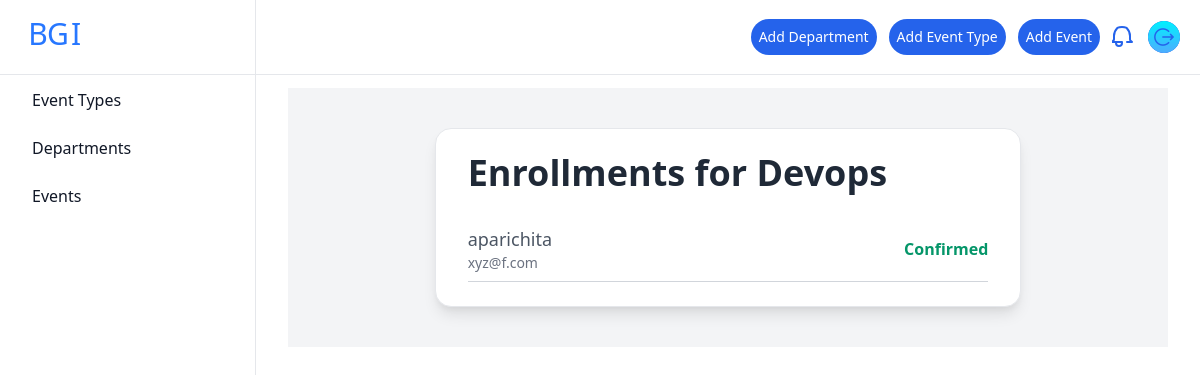
The app's page /app/event/f144ef20/enrollments/ (signed in) with its own data.
### event_app/models.py (models this page shows, shortened)
class Event(models.Model):
    event_id = models.CharField(max_length=8, unique=True, editable=False, default='')
    name = models.CharField(max_length=200)
    event_type = models.ForeignKey(EventType, on_delete=models.CASCADE)
    start_date = models.DateTimeField()
    end_date = models.DateTimeField()
    organized_by = models.ForeignKey(Department, on_delete=models.CASCADE)
    incharge = models.ForeignKey(User, on_delete=models.CASCADE)
    description = models.TextField()
    venue = models.CharField(max_length=255)

class Enrollment(models.Model):
    user = models.ForeignKey(User, on_delete=models.CASCADE)
    event = models.ForeignKey(Event, on_delete=models.CASCADE)
    is_confirmed = models.BooleanField(default=False)

### event_app/views.py (the view)
# urls.py: path('event/<str:event_id>/enrollments/', views.EventEnrollmentsView.as_view(), name='event_enrollments'),
class EventEnrollmentsView(View):
    def get(self, request, event_id):
        notifications = Notification.objects.filter(user=request.user).order_by('-created_at')
        event = get_object_or_404(Event, event_id=event_id)
        enrollments = Enrollment.objects.filter(event=event)
        context = {
            'event': event,
            'enrollments': enrollments,
            'notifications': notifications
        }
        return render(request, 'myadmin/event_enrollments.html', context)

### templates/myadmin/event_enrollments.html (shortened to what this page needs)
{% extends 'myadmin/base.html' %}
{% block content %}
<main class="flex items-center justify-center py-10 bg-gray-100">
    <section class="bg-white w-full sm:w-4/5 md:w-3/4 lg:w-2/3 space-y-6 px-8 py-6 rounded-2xl shadow-lg border flex flex-col">
        <h1 class="text-4xl font-extrabold text-gray-800">Enrollments for {{ event.name }}</h1>
        <div class="text-gray-600 space-y-4">
            {% if enrollments %}
                <ul>
                    {% for enrollment in enrollments %}
                        <li class="py-2 border-b border-gray-300 flex justify-between items-center">
                            <div>
                                <p class="text-lg font-medium">{{ enrollment.user.username }}</p>
                                <p class="text-sm text-gray-500">{{ enrollment.user.email }}</p>
                            </div>
                            {% if not enrollment.is_confirmed %}
                                <form method="post" action="{% url 'confirm_enrollment' enrollment.id %}">
                                    {% csrf_token %}
                                    <button type="submit" class="bg-blue-600 text-white px-4 py-2 rounded-lg hover:bg-blue-500 transition duration-300">Confirm</button>
                                </form>
                            {% else %}
                                <p class="text-green-600 font-bold">Confirmed</p>
                            {% endif %}
                        </li>
                    {% endfor %}
                </ul>
            {% else %}
                <p class="text-lg">No users have enrolled yet.</p>
            {% endif %}
        </div>
    </section>
</main>
{% endblock %}

### records on screen
Event: name "Devops"
Enrollment: user.username "aparichita", user.email "xyz@f.com", is_confirmed "Confirmed"
